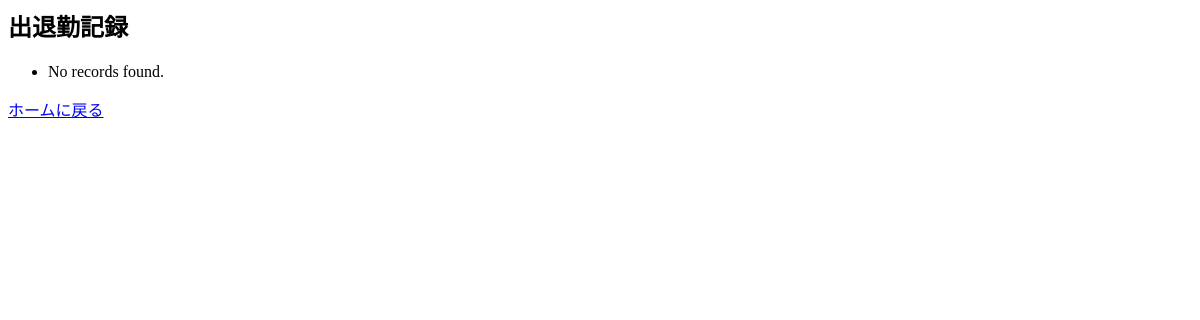
Before: /app01/pub with the older database file.
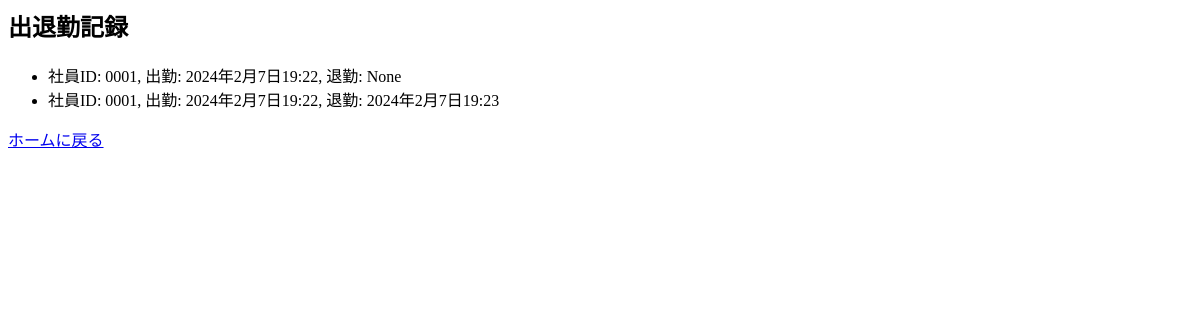
After: the same page with the newer database file.
### authtest/models.py (models this page shows, shortened)
class Attendance(models.Model):
    employee_id = models.CharField(max_length=10)
    check_in = models.DateTimeField(null=True, blank=True)
    check_out = models.DateTimeField(null=True, blank=True)

### authtest/views.py (the view)
# urls.py: path('pub', views.public_page, name='pub'),
def public_page(request):
    attendances = Attendance.objects.all()
    return render(request, 'authtest/public.html', {'attendances': attendances})

### authtest/templates/authtest/public.html
<html lang="ja"><head><meta charset="utf-8"></head>
  <body>
    <h2>出退勤記録</h2>
    <ul>
        {% for attendance in attendances %}
            <li>社員ID: {{ attendance.employee_id }}, 出勤: {{ attendance.check_in }}, 退勤: {{ attendance.check_out }}</li>
        {% empty %}
            <li>No records found.</li>
        {% endfor %}
    </ul>
    <p><a href="{% url 'home' %}">ホームに戻る</a></p>
  </body>
</html>

Changed rows visible on the page:
added Attendance: employee_id "0001", check_in "2024年2月7日19:22", check_out "None"
added Attendance: employee_id "0001", check_in "2024年2月7日19:22", check_out "2024年2月7日19:23"
Other visible differences:
text no longer shown: "No records found."
